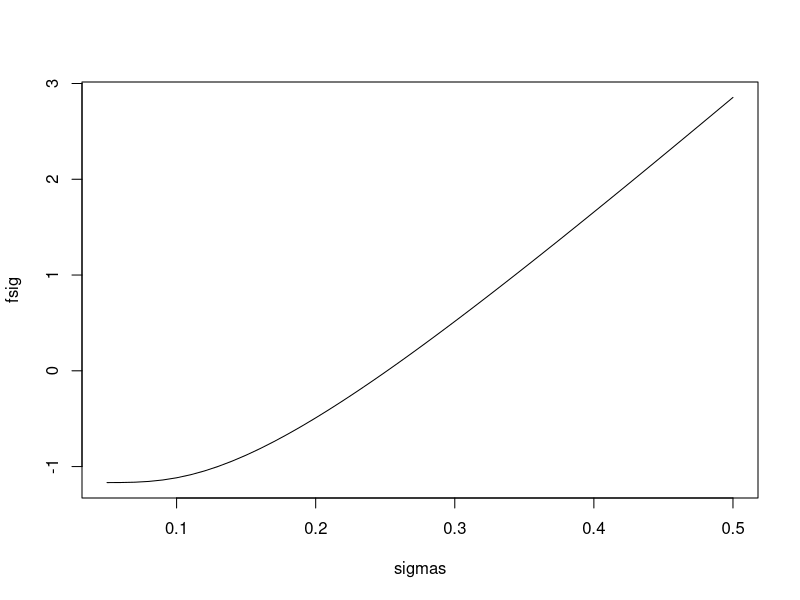

The R script that drew this image:
## NON-LINEAR optimisation (Lecture 8 - Kjell)
## Implied Volatility
# R function to compute Black-Scholes call price
bsc <- function(S, T, t, K, r, s, q) {
  d1 <- (log(S/K)+(r-q+0.5*s^2)*(T-t))/(s*sqrt(T-t))
  d2 <- d1-s*sqrt(T-t)
  S*exp(-q*(T-t))*pnorm(d1)-K*exp(-r*(T-t))*pnorm(d2)
}
# Since R treats all variables as vectors
bsc(50, 0.5, 0.0, 45, 0.06, 0.2, 0.02)
bsc(50, 0.5, 0.0, 45, 0.06, c(0.15, 0.2, 0.25), 0.02)

# Suppose the option sold for $7, find σ
# Plot f(σ) over a range of values and see where it crosses the x axis
sigmas <- seq(0.05, 0.5, by = 0.01)
fsig <- bsc(50, 0.5, 0.0, 45, 0.06, sigmas, 0.02) - 7
plot(sigmas, fsig, type = "l")
# The implied volatility is σ implied = 0.25

# To compute σ implied , had to evaluate Black-Scholes formula 46 times
# Computed answer still not very precise
bsc(50, 0.5, 0.0, 45, 0.06, 0.25, 0.02) - 7

# GOAL: compute σ implied to within a pre-specified tolerance with minimum number of function evaluations
# Methods are called NON-LINEAR SOLVERS

## Method 1: Bisection Method
# Function of ONE variable
# No error checking
bisection <- function(f, a, b, tol = 0.001) {
  while(b-a > tol) {
    c <- (a+b)/2
    if(sign(f(c)) == sign(f(a)))
      a <- c
    else
      b <- c
  }
  (a+b)/2
}

# Write f (σ) as a function of one variable
fsig <- function(sigma)
  bsc(50, 0.5, 0.0, 45, 0.06, sigma, 0.02) - 7

# Use bisection to solve f (σ) = 0
bisection(fsig, 0.1, 0.3)

# Check computed solution
bsc(50, 0.5, 0.0, 45, 0.06, 0.2511719, 0.02)

## Method 2; newton's Method for n-dimensions non-linear problem
# Let g(x, y) = 1 - (x - 10^4 - (y - 1)^4)

# Gradient of g(x, y) = F(x, y)
F <- function(x,y)
  c(4*(x-1)^3, 4*(y-1)^3)

# Gradient of F(x, y)
DF <- function(x,y)
  + diag(c(12*(x-1)^2, 12*(y-1)^2))

# Starting point
x <- c(0,0)

# Do 25 Newton iterations
for (i in 1:25)
  x <- x - solve(DF(x[1], x[2]), F(x[1], x[2]))

x
